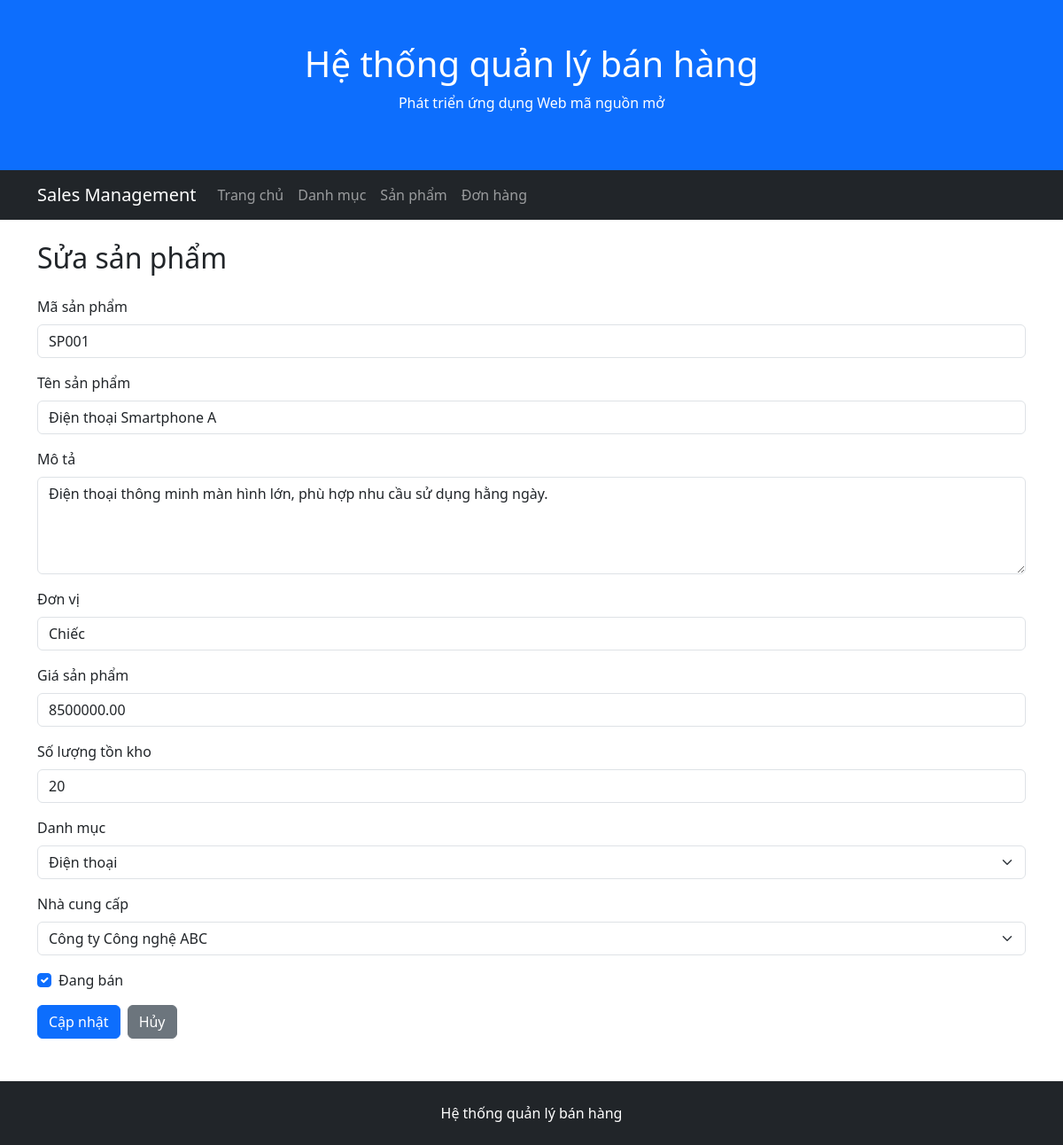
The page /products/edit.php?id=1 on the database its author committed.
### tables this page shows
CREATE TABLE products (
    ProductID INT AUTO_INCREMENT PRIMARY KEY,
    ProductCode VARCHAR(50) NOT NULL UNIQUE,
    ProductName VARCHAR(255) NOT NULL,
    Description TEXT,
    Unit VARCHAR(20),
    Price DECIMAL(12,2) NOT NULL DEFAULT 0,
    StockQuantity INT NOT NULL DEFAULT 0,
    IsActive BOOLEAN NOT NULL DEFAULT TRUE,
    SupplierID INT NOT NULL,
    CategoryID INT NOT NULL,

    CONSTRAINT chk_products_price CHECK (Price >= 0),
    CONSTRAINT chk_products_stock CHECK (StockQuantity >= 0),
    CONSTRAINT fk_products_supplier
        FOREIGN KEY (SupplierID) REFERENCES suppliers(SupplierID),
    CONSTRAINT fk_products_category
        FOREIGN KEY (CategoryID) REFERENCES categories(CategoryID)
);

CREATE TABLE categories (
    CategoryID INT AUTO_INCREMENT PRIMARY KEY,
    CategoryName VARCHAR(200) NOT NULL,
    Description TEXT
);

CREATE TABLE suppliers (
    SupplierID INT AUTO_INCREMENT PRIMARY KEY,
    SupplierName VARCHAR(200) NOT NULL,
    ContactName VARCHAR(100),
    Address VARCHAR(200),
    City VARCHAR(100),
    PostalCode VARCHAR(20),
    Country VARCHAR(100),
    Phone VARCHAR(20)
);

### public/products/edit.php (the view, shortened to what this page needs)
<?php
require_once '/var/www/src/config/database.php';
$productID = (int) ($_GET['id'] ?? 0);
$sqlProduct = "
    SELECT
        ProductID,
        ProductCode,
        ProductName,
        Description,
        Unit,
        Price,
        StockQuantity,
        IsActive,
        SupplierID,
        CategoryID
    FROM products
    WHERE ProductID = ?
";
$stmtProduct = $conn->prepare($sqlProduct);
$stmtProduct->bind_param(
    'i',
    $productID
);
$stmtProduct->execute();
$resultProduct = $stmtProduct->get_result();
$product = $resultProduct->fetch_assoc();
$sqlCategories = "
    SELECT
        CategoryID,
        CategoryName
    FROM categories
    ORDER BY CategoryName
";
$categories = $conn->query($sqlCategories);
$sqlSuppliers = "
    SELECT
        SupplierID,
        SupplierName
    FROM suppliers
    ORDER BY SupplierName
";
$suppliers = $conn->query($sqlSuppliers);
require_once '/var/www/src/includes/header.php';
require_once '/var/www/src/includes/navbar.php';
?>
<div class="container mt-4">
    <div class="d-flex justify-content-between align-items-center mb-3">
        <h2>Sửa sản phẩm</h2>
    </div>
    <form method="POST">
        <div class="mb-3">
            <label
                for="product_code"
                class="form-label"
            >
                Mã sản phẩm
            </label>
            <input
                type="text"
                class="form-control"
                id="product_code"
                name="product_code"
                value="<?= htmlspecialchars(
                    $_POST['product_code']
                    ?? $product['ProductCode']
                ) ?>"
                required
            >
        </div>
        <div class="mb-3">
            <label
                for="product_name"
                class="form-label"
            >
                Tên sản phẩm
            </label>
            <input
                type="text"
                class="form-control"
                id="product_name"
                name="product_name"
                value="<?= htmlspecialchars(
                    $_POST['product_name']
                    ?? $product['ProductName']
                ) ?>"
                required
            >
        </div>
        <div class="mb-3">
            <label
                for="description"
                class="form-label"
            >
                Mô tả
            </label>
            <textarea
                class="form-control"
                id="description"
                name="description"
                rows="4"
                placeholder="Nhập mô tả sản phẩm"
            ><?= htmlspecialchars(
                $_POST['description']
                ?? $product['Description']
                ?? ''
            ) ?></textarea>
        </div>
        <div class="mb-3">
            <label
                for="unit"
                class="form-label"
            >
                Đơn vị
            </label>
            <input
                type="text"
                class="form-control"
                id="unit"
                name="unit"
                value="<?= htmlspecialchars(
                    $_POST['unit']
                    ?? $product['Unit']
                    ?? ''
                ) ?>"
                placeholder="Ví dụ: Cái, Chiếc, Hộp"
            >
        </div>
        <div class="mb-3">
            <label
                for="price"
                class="form-label"
            >
                Giá sản phẩm
            </label>
            <input
                type="number"
                class="form-control"
                id="price"
                name="price"
                min="0"
                step="0.01"
                value="<?= htmlspecialchars(
                    $_POST['price']
                    ?? $product['Price']
                ) ?>"
                required
            >
        </div>
        <div class="mb-3">
            <label
                for="stock_quantity"
                class="form-label"
            >
                Số lượng tồn kho
            </label>
            <input
                type="number"
                class="form-control"
                id="stock_quantity"
                name="stock_quantity"
                min="0"
                value="<?= htmlspecialchars(
                    $_POST['stock_quantity']
                    ?? $product['StockQuantity']
                ) ?>"
                required
            >
        </div>
        <div class="mb-3">
            <label
                for="category_id"
                class="form-label"
            >
                Danh mục
            </label>
            <select
                class="form-select"
                id="category_id"
                name="category_id"
                required
            >
                <?php while ($category = $categories->fetch_assoc()): ?>
                    <?php
                    $selectedCategory =
                        (int) (
                            $_POST['category_id']
                            ?? $product['CategoryID']
                        )
                        ===
                        (int) $category['CategoryID'];
                    ?>
                    <option
                        value="<?= $category['CategoryID'] ?>"
                        <?= $selectedCategory ? 'selected' : '' ?>
                    >
                        <?= htmlspecialchars(
                            $category['CategoryName']
                        ) ?>
                    </option>
                <?php endwhile; ?>
            </select>
        </div>
        <div class="mb-3">
            <label
                for="supplier_id"
                class="form-label"
            >
                Nhà cung cấp
            </label>
            <select
                class="form-select"
                id="supplier_id"
                name="supplier_id"
                required
            >
                <?php while ($supplier = $suppliers->fetch_assoc()): ?>
                    <?php
                    $selectedSupplier =
                        (int) (
                            $_POST['supplier_id']
                            ?? $product['SupplierID']
                        )
                        ===
                        (int) $supplier['SupplierID'];
                    ?>
                    <option
                        value="<?= $supplier['SupplierID'] ?>"
                        <?= $selectedSupplier ? 'selected' : '' ?>
                    >
                        <?= htmlspecialchars(
                            $supplier['SupplierName']
                        ) ?>
                    </option>
                <?php endwhile; ?>
            </select>
        </div>
        <div class="mb-3 form-check">
            <?php
            $activeValue =
                $_POST['is_active']
                ?? $product['IsActive'];
            ?>
            <input
                type="checkbox"
                class="form-check-input"
                id="is_active"
                name="is_active"
                value="1"
                <?= (int)$activeValue === 1 ? 'checked' : '' ?>
            >
            <label
                for="is_active"
                class="form-check-label"
            >
                Đang bán
            </label>
        </div>
        <div class="d-flex gap-2">
            <button
                type="submit"
                class="btn btn-primary"
            >
                Cập nhật
            </button>
            <a
                href="/products/"
                class="btn btn-secondary"
            >
                Hủy
            </a>
        </div>
    </form>
</div>
<?php
require_once '/var/www/src/includes/footer.php';
?>

### rows shown on the page
products: product_code "SP001", product_name "Điện thoại Smartphone A", description "Điện thoại thông minh màn hình lớn, phù hợp nhu cầu sử dụng hằng ngày.", unit "Chiếc", price "8500000.00", stock_quantity "20", category_id "Điện thoại", supplier_id "Công ty Công nghệ ABC", IsActive "☑"
